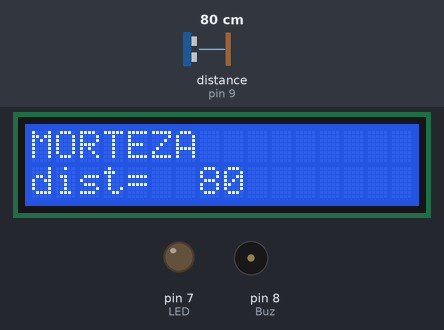
Bench run of a sketch on a simulated Arduino Uno, built with avr-gcc and run on an emulated ATmega328P. On the bench: 16×2 character LCD, output pins drawn as LEDs (lit = HIGH), buzzer (waves = sounding, pin HIGH). Wiring (inferred from the names in the program): ultrasonic range finder: trigger pin 10; echo pin 9. The inputs (shaded band) are chosen by the test bench; at power-on: distance to the obstacle (sensor on pin 9) 80 cm. The echo pulse lasts 58.3 µs per cm; pins used as bus, display or sensor lines are not drawn; what the sketch prints to the serial monitor is not drawn.

Above: at 1.2 s.
1.3 s: distance to the obstacle (sensor on pin 9) set to 2 cm
At 2.01 s:
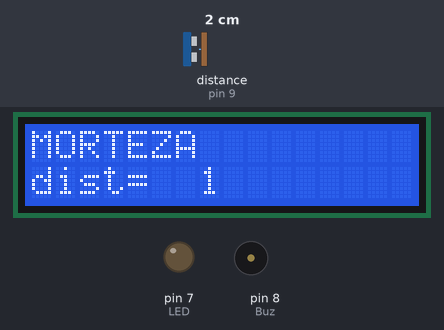
3.4 s: distance to the obstacle (sensor on pin 9) set to 4 cm
At 4.05 s:
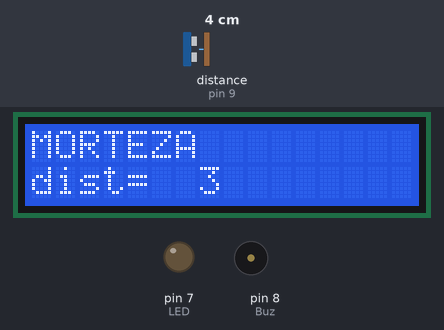
5.4 s: distance to the obstacle (sensor on pin 9) set to 9 cm
At 6.09 s:
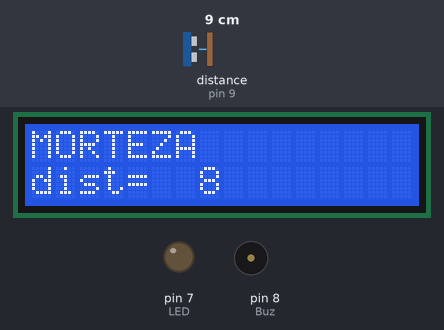
Timing chart, 0 to 8.4 s (numbered marks = the images above; inputs shaded):
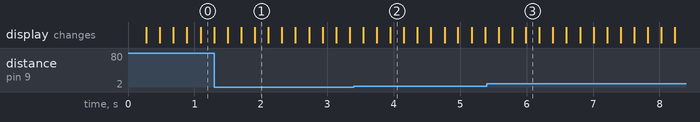

Measured:
- after the input at 1.3 s, the display: first differs from a run without the input after 0.61 s (image 1)
- after the input at 3.4 s, the display: first differs from a run without the input after 0.55 s (image 2)
- after the input at 5.4 s, the display: first differs from a run without the input after 0.59 s (image 3)

The sketch:

Projet1_ditancemetre_warningLEDetBUZ_BYultrasoundSENSOR.ino
```cpp
#include <LiquidCrystal.h>
LiquidCrystal lcd(12, 11, 5, 4, 3, 2); // LiquidCrystal lcd(rs, enable, D4, D5, D6, D7);
int PingPin = 10;
int EchoPin = 9;
int Buz = 8;
int LED= 7;
#define STEPPER_PIN_1 13
#define STEPPER_PIN_2 6


void setup(){
 analogReference(DEFAULT); // 5v Vref
lcd.begin(16,2); // (Sotoon, Satr);

lcd.clear();
 pinMode(PingPin, OUTPUT);
 pinMode(EchoPin, INPUT);
 pinMode(Buz, OUTPUT);
 pinMode(LED, OUTPUT);
 pinMode(STEPPER_PIN_1, OUTPUT);
 pinMode(STEPPER_PIN_2, OUTPUT);

 Serial.begin(9600);

}

void loop(){
 unsigned long duration, cm;

  digitalWrite(PingPin,LOW);
  delayMicroseconds(2);
  digitalWrite(PingPin,HIGH);
  delayMicroseconds(5);
  digitalWrite(PingPin, LOW);


  duration = pulseIn(EchoPin, HIGH); // Daryaft Zamane bazgasht Sot bar Habs Micro Saniye

  cm = MicroStoCm(duration);
  if (cm<=20){
    digitalWrite(Buz,HIGH);
    delayMicroseconds(500);
   digitalWrite(Buz,LOW);
    digitalWrite(LED,HIGH);
      delayMicroseconds(1000);
   digitalWrite(LED,LOW);
    digitalWrite(STEPPER_PIN_1,HIGH);
    digitalWrite(STEPPER_PIN_2,LOW);
      delayMicroseconds(1000);

  }

   else if (cm<=40 & cm>=30){
    digitalWrite(STEPPER_PIN_2,HIGH);
    digitalWrite(STEPPER_PIN_1,LOW);
         delayMicroseconds(1000);
  }

  Serial.print(cm);
  Serial.println("cm");
  delay(200);

  lcd.setCursor(0,0);
  lcd.print("MORTEZA");
  lcd.setCursor(0,1);
  lcd.print("dist= ");
  lcd.setCursor(7, 1);
  lcd.print(cm);
  delay(200);
  lcd.clear();

}
unsigned long MicroStoCm( unsigned long MicroS){
 // Soarte Soat 340 m/s
// 29 microseconds / cm

return (MicroS/29)/2;

}
```
